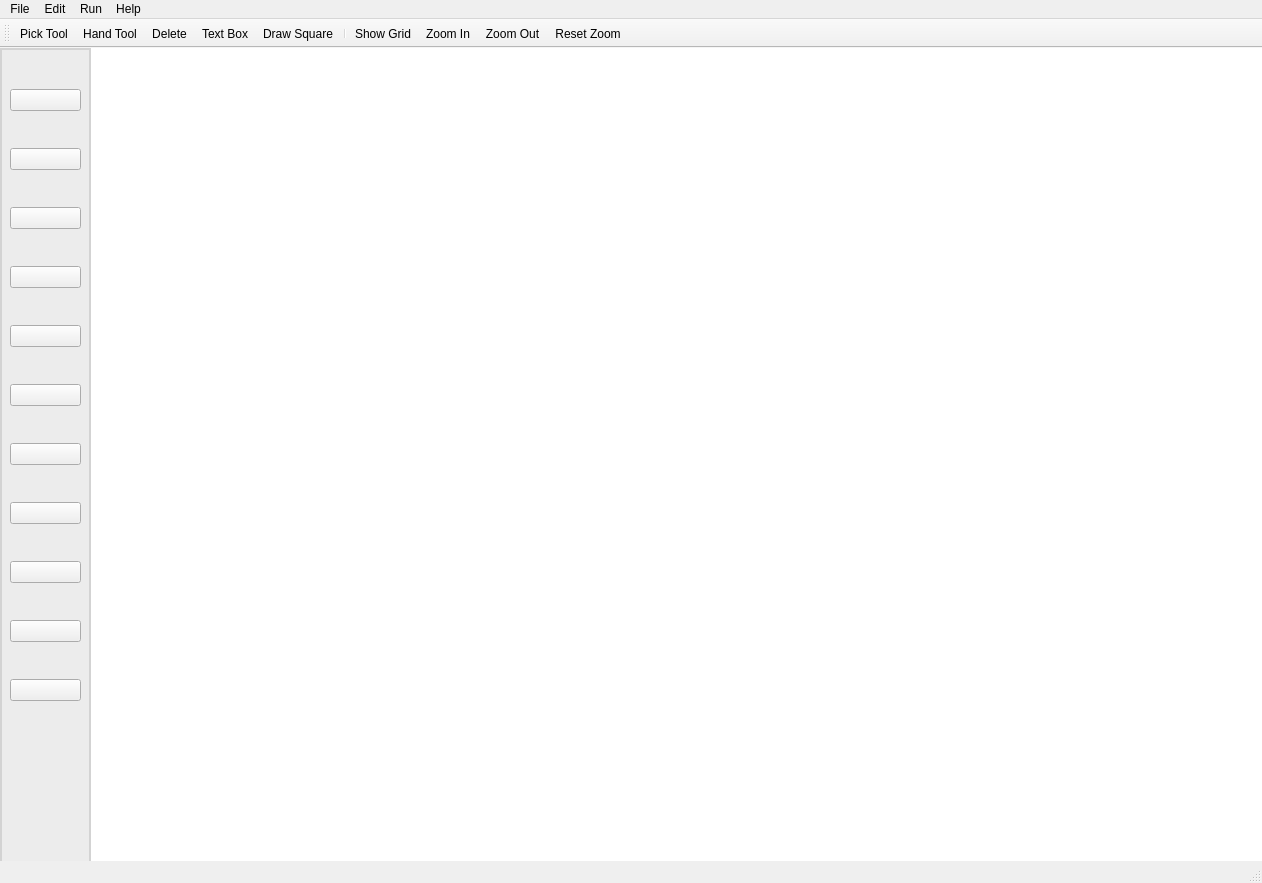
<?xml version="1.0" encoding="UTF-8"?>
<ui version="4.0">
 <class>MainWindow</class>
 <widget class="QMainWindow" name="MainWindow">
  <property name="enabled">
   <bool>true</bool>
  </property>
  <property name="geometry">
   <rect>
    <x>0</x>
    <y>0</y>
    <width>1262</width>
    <height>883</height>
   </rect>
  </property>
  <property name="sizePolicy">
   <sizepolicy hsizetype="Ignored" vsizetype="Preferred">
    <horstretch>0</horstretch>
    <verstretch>0</verstretch>
   </sizepolicy>
  </property>
  <property name="mouseTracking">
   <bool>true</bool>
  </property>
  <property name="windowTitle">
   <string>MainWindow</string>
  </property>
  <property name="autoFillBackground">
   <bool>true</bool>
  </property>
  <widget class="QWidget" name="centralwidget">
   <widget class="QWidget" name="horizontalLayoutWidget">
    <property name="geometry">
     <rect>
      <x>0</x>
      <y>0</y>
      <width>1921</width>
      <height>991</height>
     </rect>
    </property>
    <layout class="QHBoxLayout" name="horizontalLayout" stretch="1,20">
     <property name="spacing">
      <number>0</number>
     </property>
     <property name="sizeConstraint">
      <enum>QLayout::SetNoConstraint</enum>
     </property>
     <item>
      <widget class="QFrame" name="ObjectFrame">
       <property name="enabled">
        <bool>true</bool>
       </property>
       <property name="styleSheet">
        <string notr="true">
QFrame {
	background-color: rgb(236, 236, 236);
   border: 2px solid lightgrey;
}
</string>
       </property>
       <property name="frameShape">
        <enum>QFrame::StyledPanel</enum>
       </property>
       <property name="frameShadow">
        <enum>QFrame::Raised</enum>
       </property>
       <widget class="QWidget" name="verticalLayoutWidget">
        <property name="geometry">
         <rect>
          <x>10</x>
          <y>10</y>
          <width>71</width>
          <height>678</height>
         </rect>
        </property>
        <layout class="QVBoxLayout" name="ObjectLayout">
         <item>
          <widget class="QPushButton" name="Host">
           <property name="mouseTracking">
            <bool>true</bool>
           </property>
           <property name="acceptDrops">
            <bool>true</bool>
           </property>
           <property name="autoFillBackground">
            <bool>true</bool>
           </property>
           <property name="text">
            <string/>
           </property>
           <property name="icon">
            <iconset>
             <normaloff>../Icon/host.png</normaloff>../Icon/host.png</iconset>
           </property>
           <property name="iconSize">
            <size>
             <width>50</width>
             <height>50</height>
            </size>
           </property>
           <property name="shortcut">
            <string>H</string>
           </property>
          </widget>
         </item>
         <item>
          <widget class="QPushButton" name="STA">
           <property name="text">
            <string/>
           </property>
           <property name="icon">
            <iconset>
             <normaloff>../Icon/sta.png</normaloff>../Icon/sta.png</iconset>
           </property>
           <property name="iconSize">
            <size>
             <width>50</width>
             <height>50</height>
            </size>
           </property>
           <property name="shortcut">
            <string>H</string>
           </property>
          </widget>
         </item>
         <item>
          <widget class="QPushButton" name="UE">
           <property name="text">
            <string/>
           </property>
           <property name="icon">
            <iconset>
             <normaloff>../Icon/ue.png</normaloff>../Icon/ue.png</iconset>
           </property>
           <property name="iconSize">
            <size>
             <width>50</width>
             <height>50</height>
            </size>
           </property>
           <property name="shortcut">
            <string>H</string>
           </property>
          </widget>
         </item>
         <item>
          <widget class="QPushButton" name="GNB">
           <property name="text">
            <string/>
           </property>
           <property name="icon">
            <iconset>
             <normaloff>../Icon/gNB.png</normaloff>../Icon/gNB.png</iconset>
           </property>
           <property name="iconSize">
            <size>
             <width>50</width>
             <height>50</height>
            </size>
           </property>
           <property name="shortcut">
            <string>H</string>
           </property>
          </widget>
         </item>
         <item>
          <widget class="QPushButton" name="DockerHost">
           <property name="text">
            <string/>
           </property>
           <property name="icon">
            <iconset>
             <normaloff>../Icon/docker.png</normaloff>../Icon/docker.png</iconset>
           </property>
           <property name="iconSize">
            <size>
             <width>50</width>
             <height>50</height>
            </size>
           </property>
           <property name="shortcut">
            <string>H</string>
           </property>
          </widget>
         </item>
         <item>
          <widget class="QPushButton" name="AP">
           <property name="text">
            <string/>
           </property>
           <property name="icon">
            <iconset>
             <normaloff>../Icon/AP.png</normaloff>../Icon/AP.png</iconset>
           </property>
           <property name="iconSize">
            <size>
             <width>50</width>
             <height>50</height>
            </size>
           </property>
           <property name="shortcut">
            <string>H</string>
           </property>
          </widget>
         </item>
         <item>
          <widget class="QPushButton" name="VGcore">
           <property name="text">
            <string/>
           </property>
           <property name="icon">
            <iconset>
             <normaloff>../Icon/5G core.png</normaloff>../Icon/5G core.png</iconset>
           </property>
           <property name="iconSize">
            <size>
             <width>50</width>
             <height>50</height>
            </size>
           </property>
           <property name="shortcut">
            <string>H</string>
           </property>
          </widget>
         </item>
         <item>
          <widget class="QPushButton" name="Router">
           <property name="text">
            <string/>
           </property>
           <property name="icon">
            <iconset>
             <normaloff>../Icon/Router.png</normaloff>../Icon/Router.png</iconset>
           </property>
           <property name="iconSize">
            <size>
             <width>50</width>
             <height>50</height>
            </size>
           </property>
           <property name="shortcut">
            <string>H</string>
           </property>
          </widget>
         </item>
         <item>
          <widget class="QPushButton" name="Switch">
           <property name="text">
            <string/>
           </property>
           <property name="icon">
            <iconset>
             <normaloff>../Icon/switch.png</normaloff>../Icon/switch.png</iconset>
           </property>
           <property name="iconSize">
            <size>
             <width>50</width>
             <height>50</height>
            </size>
           </property>
           <property name="shortcut">
            <string>H</string>
           </property>
          </widget>
         </item>
         <item>
          <widget class="QPushButton" name="LinkCable">
           <property name="text">
            <string/>
           </property>
           <property name="icon">
            <iconset>
             <normaloff>../Icon/link cable.png</normaloff>../Icon/link cable.png</iconset>
           </property>
           <property name="iconSize">
            <size>
             <width>50</width>
             <height>50</height>
            </size>
           </property>
           <property name="shortcut">
            <string>H</string>
           </property>
          </widget>
         </item>
         <item>
          <widget class="QPushButton" name="Controller">
           <property name="text">
            <string/>
           </property>
           <property name="icon">
            <iconset>
             <normaloff>../Icon/controller.png</normaloff>../Icon/controller.png</iconset>
           </property>
           <property name="iconSize">
            <size>
             <width>50</width>
             <height>50</height>
            </size>
           </property>
           <property name="shortcut">
            <string>H</string>
           </property>
          </widget>
         </item>
        </layout>
       </widget>
      </widget>
     </item>
     <item>
      <widget class="QWidget" name="Canvas" native="true">
       <property name="enabled">
        <bool>true</bool>
       </property>
       <property name="minimumSize">
        <size>
         <width>1828</width>
         <height>800</height>
        </size>
       </property>
       <property name="sizeIncrement">
        <size>
         <width>400</width>
         <height>300</height>
        </size>
       </property>
       <property name="baseSize">
        <size>
         <width>1280</width>
         <height>720</height>
        </size>
       </property>
       <property name="cursor">
        <cursorShape>ArrowCursor</cursorShape>
       </property>
       <property name="mouseTracking">
        <bool>true</bool>
       </property>
       <property name="acceptDrops">
        <bool>true</bool>
       </property>
       <property name="autoFillBackground">
        <bool>false</bool>
       </property>
       <property name="styleSheet">
        <string notr="true">background-color: rgb(255, 255, 255);</string>
       </property>
      </widget>
     </item>
    </layout>
   </widget>
  </widget>
  <widget class="QMenuBar" name="menubar">
   <property name="geometry">
    <rect>
     <x>0</x>
     <y>0</y>
     <width>1262</width>
     <height>22</height>
    </rect>
   </property>
   <widget class="QMenu" name="menuFile">
    <property name="title">
     <string>File</string>
    </property>
    <addaction name="actionNew"/>
    <addaction name="actionOpen"/>
    <addaction name="actionSave"/>
    <addaction name="actionSave_As"/>
    <addaction name="actionExport_to_Level_2_Script"/>
    <addaction name="separator"/>
    <addaction name="actionQuit"/>
   </widget>
   <widget class="QMenu" name="menuEdit">
    <property name="title">
     <string>Edit</string>
    </property>
    <addaction name="actionCut"/>
    <addaction name="actionPreference"/>
    <addaction name="actionCopy"/>
    <addaction name="actionPaste"/>
   </widget>
   <widget class="QMenu" name="menuRun">
    <property name="title">
     <string>Run</string>
    </property>
    <addaction name="actionRun"/>
    <addaction name="actionStop"/>
   </widget>
   <widget class="QMenu" name="menuHelp">
    <property name="title">
     <string>Help</string>
    </property>
    <addaction name="actionAbout_NetFlux5G"/>
   </widget>
   <addaction name="menuFile"/>
   <addaction name="menuEdit"/>
   <addaction name="menuRun"/>
   <addaction name="menuHelp"/>
  </widget>
  <widget class="QStatusBar" name="statusbar"/>
  <widget class="QToolBar" name="toolBar">
   <property name="enabled">
    <bool>true</bool>
   </property>
   <property name="sizePolicy">
    <sizepolicy hsizetype="Preferred" vsizetype="Fixed">
     <horstretch>0</horstretch>
     <verstretch>0</verstretch>
    </sizepolicy>
   </property>
   <property name="windowTitle">
    <string>toolBar</string>
   </property>
   <property name="layoutDirection">
    <enum>Qt::LeftToRight</enum>
   </property>
   <attribute name="toolBarArea">
    <enum>TopToolBarArea</enum>
   </attribute>
   <attribute name="toolBarBreak">
    <bool>false</bool>
   </attribute>
   <addaction name="actionPickTool"/>
   <addaction name="actionHandTool"/>
   <addaction name="actionDelete"/>
   <addaction name="actionTextBox"/>
   <addaction name="actionDrawSquare"/>
   <addaction name="separator"/>
   <addaction name="actionShowGrid"/>
   <addaction name="actionZoomIn"/>
   <addaction name="actionZoomOut"/>
   <addaction name="actionResetZoom"/>
  </widget>
  <action name="actionNew">
   <property name="text">
    <string>New</string>
   </property>
   <property name="shortcut">
    <string>Ctrl+N</string>
   </property>
  </action>
  <action name="actionOpen">
   <property name="text">
    <string>Open</string>
   </property>
   <property name="shortcut">
    <string>Ctrl+O</string>
   </property>
  </action>
  <action name="actionSave">
   <property name="text">
    <string>Save</string>
   </property>
   <property name="shortcut">
    <string>Ctrl+S</string>
   </property>
  </action>
  <action name="actionExport_to_Level_2_Script">
   <property name="text">
    <string>Export to Level 2 Script</string>
   </property>
  </action>
  <action name="actionQuit">
   <property name="text">
    <string>Quit</string>
   </property>
   <property name="shortcut">
    <string>Ctrl+Q</string>
   </property>
  </action>
  <action name="actionCut">
   <property name="text">
    <string>Cut</string>
   </property>
   <property name="shortcut">
    <string>Ctrl+X</string>
   </property>
  </action>
  <action name="actionPreference">
   <property name="text">
    <string>Preference</string>
   </property>
   <property name="shortcut">
    <string>Ctrl+P</string>
   </property>
  </action>
  <action name="actionRun">
   <property name="text">
    <string>Run</string>
   </property>
   <property name="shortcut">
    <string>Ctrl+R</string>
   </property>
  </action>
  <action name="actionStop">
   <property name="text">
    <string>Stop</string>
   </property>
   <property name="shortcut">
    <string>Ctrl+T</string>
   </property>
  </action>
  <action name="actionAbout_NetFlux5G">
   <property name="text">
    <string>About NetFlux5G</string>
   </property>
  </action>
  <action name="actionCopy">
   <property name="text">
    <string>Copy</string>
   </property>
   <property name="shortcut">
    <string>Ctrl+C</string>
   </property>
  </action>
  <action name="actionPaste">
   <property name="text">
    <string>Paste</string>
   </property>
   <property name="shortcut">
    <string>Ctrl+V</string>
   </property>
  </action>
  <action name="actionSave_As">
   <property name="text">
    <string>Save As</string>
   </property>
   <property name="shortcut">
    <string>Ctrl+Shift+S</string>
   </property>
  </action>
  <action name="actionPickTool">
   <property name="icon">
    <iconset>
     <normaloff>../Icon/cursor.webp</normaloff>../Icon/cursor.webp</iconset>
   </property>
   <property name="text">
    <string>Pick Tool</string>
   </property>
  </action>
  <action name="actionHandTool">
   <property name="icon">
    <iconset>
     <normaloff>../Icon/handTool.png</normaloff>../Icon/handTool.png</iconset>
   </property>
   <property name="text">
    <string>Hand Tool</string>
   </property>
  </action>
  <action name="actionDelete">
   <property name="icon">
    <iconset>
     <normaloff>../Icon/delete.png</normaloff>../Icon/delete.png</iconset>
   </property>
   <property name="text">
    <string>Delete</string>
   </property>
  </action>
  <action name="actionTextBox">
   <property name="icon">
    <iconset>
     <normaloff>../Icon/textBox.png</normaloff>../Icon/textBox.png</iconset>
   </property>
   <property name="text">
    <string>Text Box</string>
   </property>
  </action>
  <action name="actionDrawSquare">
   <property name="icon">
    <iconset>
     <normaloff>../Icon/drawSquare.png</normaloff>../Icon/drawSquare.png</iconset>
   </property>
   <property name="text">
    <string>Draw Square</string>
   </property>
  </action>
  <action name="actionShowGrid">
   <property name="icon">
    <iconset>
     <normaloff>../Icon/grid.png</normaloff>../Icon/grid.png</iconset>
   </property>
   <property name="text">
    <string>Show Grid</string>
   </property>
  </action>
  <action name="actionZoomIn">
   <property name="icon">
    <iconset>
     <normaloff>../Icon/zoomIn.png</normaloff>../Icon/zoomIn.png</iconset>
   </property>
   <property name="text">
    <string>Zoom In</string>
   </property>
  </action>
  <action name="actionZoomOut">
   <property name="icon">
    <iconset>
     <normaloff>../Icon/zoomOut.png</normaloff>../Icon/zoomOut.png</iconset>
   </property>
   <property name="text">
    <string>Zoom Out</string>
   </property>
  </action>
  <action name="actionResetZoom">
   <property name="icon">
    <iconset>
     <normaloff>../Icon/resetZoom.png</normaloff>../Icon/resetZoom.png</iconset>
   </property>
   <property name="text">
    <string>Reset Zoom</string>
   </property>
  </action>
  <action name="actionHost">
   <property name="icon">
    <iconset>
     <normaloff>../Icon/host.png</normaloff>../Icon/host.png</iconset>
   </property>
   <property name="text">
    <string>Host</string>
   </property>
  </action>
 </widget>
 <resources/>
 <connections/>
</ui>
